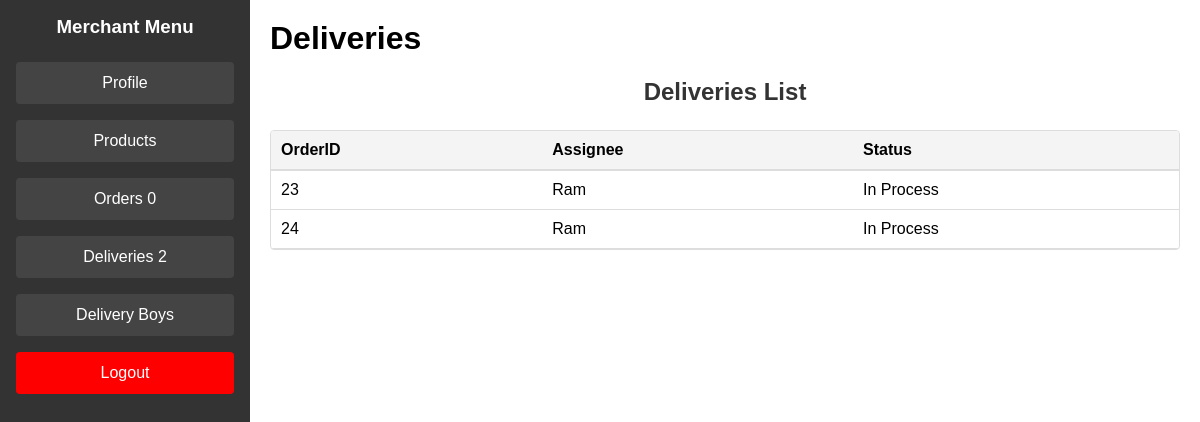
/admin/deliveries (signed in), run on the app's committed database.
### tables this page shows
CREATE TABLE delivery_orders(
    id INTEGER PRIMARY KEY AUTOINCREMENT,
    order_id INTEGER,
    delivery_boy TEXT,
    customer_name TEXT,
    phone TEXT,
    address TEXT,
    status TEXT DEFAULT 'In Process',
    FOREIGN KEY(order_id) REFERENCES orders(id) ON DELETE CASCADE
);

### routes/admin.py (the view)
@admin_bp.route('/deliveries')
def deliveries():
    conn = get_db_connection()
    cursor = conn.cursor()
    cursor.execute('SELECT * FROM delivery_orders WHERE status != "delivered" and delivery_boy in (select delivery_boy from delivery_boys where owner_name=?)',(session['admin_name'],))
    deliveries = cursor.fetchall()
    return render_template('admin/admin_deliveries.html',deliveries=deliveries, count=in_process_count(), delivery_orders_count=delivery_orders_count())

### routes/admin.py (called while the page is built)
def get_db_connection():
    conn = sqlite3.connect('ecommerce.db')
    conn.row_factory = sqlite3.Row
    return conn

def in_process_count():
    conn = get_db_connection()
    cursor = conn.cursor()
    cursor.execute('SELECT count(*) FROM orders WHERE status = ? and owner_name = ?', ('Received',session['admin_name']))
    count = cursor.fetchone()[0]
    return count

def delivery_orders_count():
    conn = get_db_connection()
    cursor = conn.cursor()
    cursor.execute('SELECT count(*) FROM delivery_orders WHERE status != "delivered" and delivery_boy in (select delivery_boy from delivery_boys where owner_name=?)',(session['admin_name'],))
    count = cursor.fetchone()[0]
    conn.close()
    return count

### templates/admin/admin_deliveries.html (shortened to what this page needs)
{% extends "admin/admin_base.html" %}
{% block content %}
<h1>Deliveries</h1>
<h2>Deliveries List</h2>
<div class="table-container">
    <table>
        <thead>
            <tr>
                <th>OrderID</th>
                <th>Assignee</th>
                <th>Status</th>
            </tr>
        </thead>
        <tbody>
            {% for delivery in deliveries %}
            <tr>
                <td>{{ delivery['order_id'] }}</td>
                <td>{{ delivery['delivery_boy'] }}</td>
                <td>{{ delivery['status'] }}</td>
            </tr>
            {% endfor %}
        </tbody>
    </table>
</div>
{% endblock %}

### static/css/styles.css (style rules this page uses)
body { font-family: Arial, sans-serif; background-color: #f4f4f4; display: flex; justify-content: center; align-items: center; height: 100vh; margin: 0; }
.content h1 { margin-top: 0; }
h2 { margin-bottom: 1.5rem; color: #333; text-align: center; }
.table-container { max-height: 500px; overflow-y: auto; border: 1px solid #ddd; border-radius: 4px; margin-top: 20px; display: block; }
table { width: 100%; border-collapse: collapse; }
thead th { background-color: #f4f4f4; border-bottom: 2px solid #ddd; padding: 10px; text-align: left; position: sticky; top: 0; z-index: 1; }
tbody td { border-bottom: 1px solid #ddd; padding: 10px; vertical-align: top; }

### data on the page
delivery_orders: order_id "23", delivery_boy "Ram", status "In Process"
delivery_orders: order_id "24", delivery_boy "Ram", status "In Process"

### other printed values
{{ count }} "0"
{{ delivery_orders_count }} "2"
